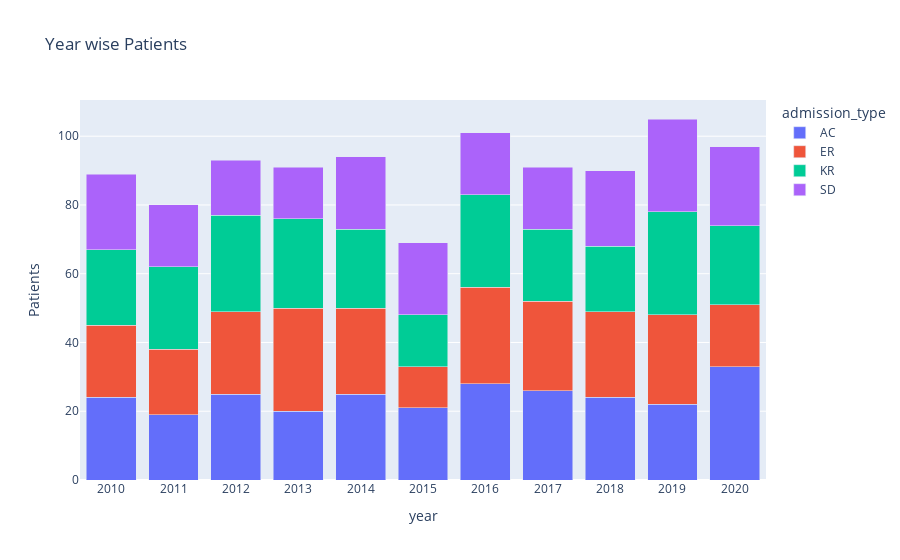

Write notebook code for a chart like this one.
### Markdown cell above
# Additional Analysis
### Analyised patients coming each year and their type of admission

### Code cell
import plotly.express as px
dfg=merged_df.groupby(['year','admission_type']).count().reset_index()
dfg=dfg.rename(columns={"citizen_number": "Patients"})

# plot structure
fig = px.bar(dfg,
             x='year',
             y='Patients',
             title='Year wise Patients',
             color='admission_type',
             barmode='stack')

# plot
fig.show()

### Figure 1 — Plotly figure (JSON) as saved in the notebook; plotly's stock layout.template omitted (floating-point values rounded to 4 significant figures)
{"data": [{"alignmentgroup": "True", "hovertemplate": "admission_type=AC<br>year=%{x}<br>Patients=%{y}<extra></extra>", "legendgroup": "AC", "marker": {"color": "#636efa", "pattern": {"shape": ""}}, "name": "AC", "offsetgroup": "AC", "orientation": "v", "showlegend": true, "textposition": "auto", "type": "bar", "x": ["2010", "2011", "2012", "2013", "2014", "2015", "2016", "2017", "2018", "2019", "2020"], "xaxis": "x", "y": [24, 19, 25, 20, 25, 21, 28, 26, 24, 22, 33], "yaxis": "y"}, {"alignmentgroup": "True", "hovertemplate": "admission_type=ER<br>year=%{x}<br>Patients=%{y}<extra></extra>", "legendgroup": "ER", "marker": {"color": "#EF553B", "pattern": {"shape": ""}}, "name": "ER", "offsetgroup": "ER", "orientation": "v", "showlegend": true, "textposition": "auto", "type": "bar", "x": ["2010", "2011", "2012", "2013", "2014", "2015", "2016", "2017", "2018", "2019", "2020"], "xaxis": "x", "y": [21, 19, 24, 30, 25, 12, 28, 26, 25, 26, 18], "yaxis": "y"}, {"alignmentgroup": "True", "hovertemplate": "admission_type=KR<br>year=%{x}<br>Patients=%{y}<extra></extra>", "legendgroup": "KR", "marker": {"color": "#00cc96", "pattern": {"shape": ""}}, "name": "KR", "offsetgroup": "KR", "orientation": "v", "showlegend": true, "textposition": "auto", "type": "bar", "x": ["2010", "2011", "2012", "2013", "2014", "2015", "2016", "2017", "2018", "2019", "2020"], "xaxis": "x", "y": [22, 24, 28, 26, 23, 15, 27, 21, 19, 30, 23], "yaxis": "y"}, {"alignmentgroup": "True", "hovertemplate": "admission_type=SD<br>year=%{x}<br>Patients=%{y}<extra></extra>", "legendgroup": "SD", "marker": {"color": "#ab63fa", "pattern": {"shape": ""}}, "name": "SD", "offsetgroup": "SD", "orientation": "v", "showlegend": true, "textposition": "auto", "type": "bar", "x": ["2010", "2011", "2012", "2013", "2014", "2015", "2016", "2017", "2018", "2019", "2020"], "xaxis": "x", "y": [22, 18, 16, 15, 21, 21, 18, 18, 22, 27, 23], "yaxis": "y"}], "layout": {"barmode": "stack", "legend": {"title": {"text": "admission_type"}, "tracegroupgap": 0}, "title": {"text": "Year wise Patients"}, "xaxis": {"anchor": "y", "domain": [0, 1], "title": {"text": "year"}}, "yaxis": {"anchor": "x", "domain": [0, 1], "title": {"text": "Patients"}}}}
